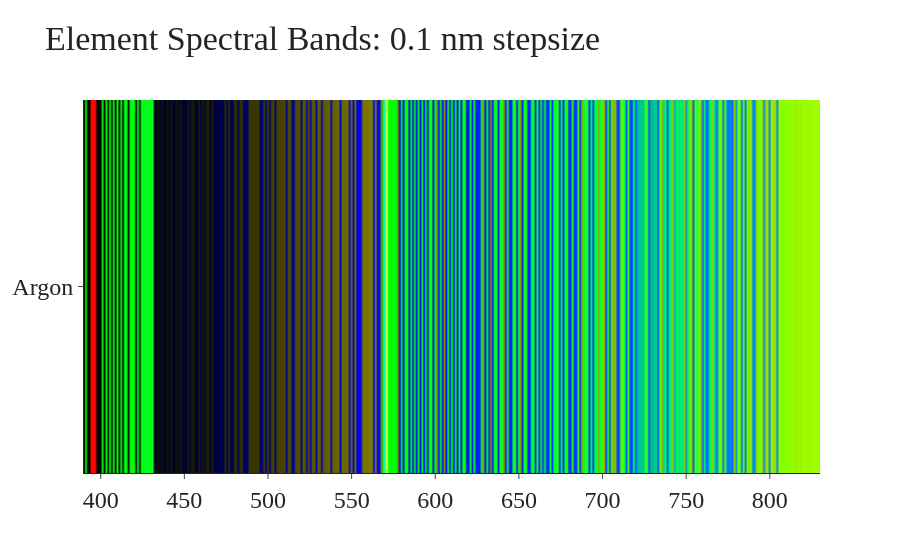

The notebook cell this image was saved under:
### Code cell
sd.heatmap("Ar", colorscale="elements")

### Figure 1 — Plotly figure (JSON) as saved in the notebook; plotly's stock layout.template omitted (floating-point values rounded to 4 significant figures; data arrays with more than 128 entries replaced by an {"elided": "..."} marker saying what was removed)
{"data": [{"colorbar": {"title": {"font": {"size": 18}, "side": "top", "text": "log10(intensity)"}}, "colorscale": {"elided": "397x2 mixed values"}, "showscale": false, "type": "heatmap", "x": {"elided": "4401 float values"}, "y": ["Argon"], "z": {"elided": "1x4400 float values"}}], "layout": {"font": {"family": "Times New Roman", "size": 24}, "title": {"text": "Element Spectral Bands: 0.1 nm stepsize"}, "xaxis": {"automargin": true, "title": {"text": ""}}}}
